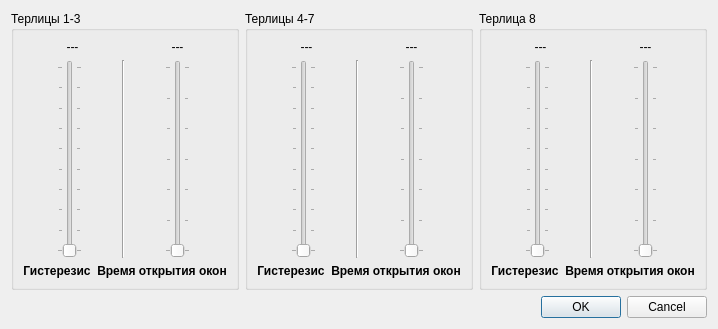
<?xml version="1.0" encoding="UTF-8"?>
<ui version="4.0">
 <class>SettingTeplica</class>
 <widget class="QDialog" name="SettingTeplica">
  <property name="geometry">
   <rect>
    <x>0</x>
    <y>0</y>
    <width>701</width>
    <height>329</height>
   </rect>
  </property>
  <property name="windowTitle">
   <string>Гистерезис и время открытия</string>
  </property>
  <layout class="QGridLayout" name="gridLayout">
   <item row="0" column="0">
    <layout class="QHBoxLayout" name="horizontalLayout_4">
     <item>
      <widget class="QGroupBox" name="groupBox_2">
       <property name="title">
        <string>Терлицы 1-3</string>
       </property>
       <layout class="QGridLayout" name="gridLayout_2">
        <item row="0" column="0">
         <layout class="QVBoxLayout" name="verticalLayout_2">
          <item>
           <layout class="QHBoxLayout" name="horizontalLayout_3">
            <item>
             <widget class="QLabel" name="label_histeresis">
              <property name="text">
               <string>---</string>
              </property>
              <property name="alignment">
               <set>Qt::AlignCenter</set>
              </property>
             </widget>
            </item>
            <item>
             <widget class="QLabel" name="label_time_open_win">
              <property name="text">
               <string>---</string>
              </property>
              <property name="alignment">
               <set>Qt::AlignCenter</set>
              </property>
             </widget>
            </item>
           </layout>
          </item>
          <item>
           <layout class="QHBoxLayout" name="horizontalLayout_2">
            <item>
             <widget class="QSlider" name="verticalSlider_Histeresis">
              <property name="autoFillBackground">
               <bool>false</bool>
              </property>
              <property name="minimum">
               <number>2</number>
              </property>
              <property name="maximum">
               <number>20</number>
              </property>
              <property name="singleStep">
               <number>2</number>
              </property>
              <property name="pageStep">
               <number>4</number>
              </property>
              <property name="value">
               <number>2</number>
              </property>
              <property name="sliderPosition">
               <number>2</number>
              </property>
              <property name="orientation">
               <enum>Qt::Vertical</enum>
              </property>
              <property name="invertedAppearance">
               <bool>false</bool>
              </property>
              <property name="invertedControls">
               <bool>false</bool>
              </property>
              <property name="tickPosition">
               <enum>QSlider::TicksBothSides</enum>
              </property>
              <property name="tickInterval">
               <number>2</number>
              </property>
             </widget>
            </item>
            <item>
             <widget class="Line" name="line">
              <property name="orientation">
               <enum>Qt::Vertical</enum>
              </property>
             </widget>
            </item>
            <item>
             <widget class="QSlider" name="verticalSlider_Time_open_Windows">
              <property name="enabled">
               <bool>false</bool>
              </property>
              <property name="minimum">
               <number>60</number>
              </property>
              <property name="maximum">
               <number>120</number>
              </property>
              <property name="singleStep">
               <number>5</number>
              </property>
              <property name="pageStep">
               <number>10</number>
              </property>
              <property name="value">
               <number>60</number>
              </property>
              <property name="sliderPosition">
               <number>60</number>
              </property>
              <property name="orientation">
               <enum>Qt::Vertical</enum>
              </property>
              <property name="invertedAppearance">
               <bool>false</bool>
              </property>
              <property name="invertedControls">
               <bool>false</bool>
              </property>
              <property name="tickPosition">
               <enum>QSlider::TicksBothSides</enum>
              </property>
              <property name="tickInterval">
               <number>10</number>
              </property>
             </widget>
            </item>
           </layout>
          </item>
          <item>
           <layout class="QHBoxLayout" name="horizontalLayout">
            <item>
             <widget class="QLabel" name="label_2">
              <property name="font">
               <font>
                <bold>true</bold>
               </font>
              </property>
              <property name="text">
               <string>Гистерезис</string>
              </property>
              <property name="alignment">
               <set>Qt::AlignCenter</set>
              </property>
             </widget>
            </item>
            <item>
             <widget class="QLabel" name="label">
              <property name="font">
               <font>
                <bold>true</bold>
               </font>
              </property>
              <property name="text">
               <string>Время открытия окон</string>
              </property>
              <property name="alignment">
               <set>Qt::AlignCenter</set>
              </property>
             </widget>
            </item>
           </layout>
          </item>
         </layout>
        </item>
       </layout>
      </widget>
     </item>
     <item>
      <widget class="QGroupBox" name="groupBox_3">
       <property name="title">
        <string>Терлицы 4-7</string>
       </property>
       <layout class="QGridLayout" name="gridLayout_3">
        <item row="0" column="0">
         <layout class="QVBoxLayout" name="verticalLayout_3">
          <item>
           <layout class="QHBoxLayout" name="horizontalLayout_5">
            <item>
             <widget class="QLabel" name="label_histeresis_2">
              <property name="text">
               <string>---</string>
              </property>
              <property name="alignment">
               <set>Qt::AlignCenter</set>
              </property>
             </widget>
            </item>
            <item>
             <widget class="QLabel" name="label_time_open_win_2">
              <property name="text">
               <string>---</string>
              </property>
              <property name="alignment">
               <set>Qt::AlignCenter</set>
              </property>
             </widget>
            </item>
           </layout>
          </item>
          <item>
           <layout class="QHBoxLayout" name="horizontalLayout_6">
            <item>
             <widget class="QSlider" name="verticalSlider_Histeresis_2">
              <property name="autoFillBackground">
               <bool>false</bool>
              </property>
              <property name="minimum">
               <number>2</number>
              </property>
              <property name="maximum">
               <number>20</number>
              </property>
              <property name="singleStep">
               <number>2</number>
              </property>
              <property name="pageStep">
               <number>4</number>
              </property>
              <property name="value">
               <number>2</number>
              </property>
              <property name="orientation">
               <enum>Qt::Vertical</enum>
              </property>
              <property name="invertedAppearance">
               <bool>false</bool>
              </property>
              <property name="invertedControls">
               <bool>false</bool>
              </property>
              <property name="tickPosition">
               <enum>QSlider::TicksBothSides</enum>
              </property>
              <property name="tickInterval">
               <number>2</number>
              </property>
             </widget>
            </item>
            <item>
             <widget class="Line" name="line_2">
              <property name="orientation">
               <enum>Qt::Vertical</enum>
              </property>
             </widget>
            </item>
            <item>
             <widget class="QSlider" name="verticalSlider_Time_open_Windows_2">
              <property name="minimum">
               <number>60</number>
              </property>
              <property name="maximum">
               <number>120</number>
              </property>
              <property name="singleStep">
               <number>5</number>
              </property>
              <property name="pageStep">
               <number>10</number>
              </property>
              <property name="value">
               <number>60</number>
              </property>
              <property name="sliderPosition">
               <number>60</number>
              </property>
              <property name="orientation">
               <enum>Qt::Vertical</enum>
              </property>
              <property name="invertedAppearance">
               <bool>false</bool>
              </property>
              <property name="invertedControls">
               <bool>false</bool>
              </property>
              <property name="tickPosition">
               <enum>QSlider::TicksBothSides</enum>
              </property>
              <property name="tickInterval">
               <number>10</number>
              </property>
             </widget>
            </item>
           </layout>
          </item>
          <item>
           <layout class="QHBoxLayout" name="horizontalLayout_7">
            <item>
             <widget class="QLabel" name="label_3">
              <property name="font">
               <font>
                <bold>true</bold>
               </font>
              </property>
              <property name="text">
               <string>Гистерезис</string>
              </property>
              <property name="alignment">
               <set>Qt::AlignCenter</set>
              </property>
             </widget>
            </item>
            <item>
             <widget class="QLabel" name="label_4">
              <property name="font">
               <font>
                <bold>true</bold>
               </font>
              </property>
              <property name="text">
               <string>Время открытия окон</string>
              </property>
              <property name="alignment">
               <set>Qt::AlignCenter</set>
              </property>
             </widget>
            </item>
           </layout>
          </item>
         </layout>
        </item>
       </layout>
      </widget>
     </item>
     <item>
      <widget class="QGroupBox" name="groupBox_4">
       <property name="title">
        <string>Терлица 8</string>
       </property>
       <layout class="QGridLayout" name="gridLayout_4">
        <item row="0" column="0">
         <layout class="QVBoxLayout" name="verticalLayout_4">
          <item>
           <layout class="QHBoxLayout" name="horizontalLayout_8">
            <item>
             <widget class="QLabel" name="label_histeresis_3">
              <property name="text">
               <string>---</string>
              </property>
              <property name="alignment">
               <set>Qt::AlignCenter</set>
              </property>
             </widget>
            </item>
            <item>
             <widget class="QLabel" name="label_time_open_win_3">
              <property name="text">
               <string>---</string>
              </property>
              <property name="alignment">
               <set>Qt::AlignCenter</set>
              </property>
             </widget>
            </item>
           </layout>
          </item>
          <item>
           <layout class="QHBoxLayout" name="horizontalLayout_9">
            <item>
             <widget class="QSlider" name="verticalSlider_Histeresis_3">
              <property name="autoFillBackground">
               <bool>false</bool>
              </property>
              <property name="minimum">
               <number>2</number>
              </property>
              <property name="maximum">
               <number>20</number>
              </property>
              <property name="singleStep">
               <number>2</number>
              </property>
              <property name="pageStep">
               <number>4</number>
              </property>
              <property name="value">
               <number>2</number>
              </property>
              <property name="orientation">
               <enum>Qt::Vertical</enum>
              </property>
              <property name="invertedAppearance">
               <bool>false</bool>
              </property>
              <property name="invertedControls">
               <bool>false</bool>
              </property>
              <property name="tickPosition">
               <enum>QSlider::TicksBothSides</enum>
              </property>
              <property name="tickInterval">
               <number>2</number>
              </property>
             </widget>
            </item>
            <item>
             <widget class="Line" name="line_3">
              <property name="orientation">
               <enum>Qt::Vertical</enum>
              </property>
             </widget>
            </item>
            <item>
             <widget class="QSlider" name="verticalSlider_Time_open_Windows_3">
              <property name="enabled">
               <bool>false</bool>
              </property>
              <property name="minimum">
               <number>60</number>
              </property>
              <property name="maximum">
               <number>120</number>
              </property>
              <property name="singleStep">
               <number>5</number>
              </property>
              <property name="pageStep">
               <number>10</number>
              </property>
              <property name="value">
               <number>60</number>
              </property>
              <property name="sliderPosition">
               <number>60</number>
              </property>
              <property name="orientation">
               <enum>Qt::Vertical</enum>
              </property>
              <property name="invertedAppearance">
               <bool>false</bool>
              </property>
              <property name="invertedControls">
               <bool>false</bool>
              </property>
              <property name="tickPosition">
               <enum>QSlider::TicksBothSides</enum>
              </property>
              <property name="tickInterval">
               <number>10</number>
              </property>
             </widget>
            </item>
           </layout>
          </item>
          <item>
           <layout class="QHBoxLayout" name="horizontalLayout_10">
            <item>
             <widget class="QLabel" name="label_5">
              <property name="font">
               <font>
                <bold>true</bold>
               </font>
              </property>
              <property name="text">
               <string>Гистерезис</string>
              </property>
              <property name="alignment">
               <set>Qt::AlignCenter</set>
              </property>
             </widget>
            </item>
            <item>
             <widget class="QLabel" name="label_6">
              <property name="font">
               <font>
                <bold>true</bold>
               </font>
              </property>
              <property name="text">
               <string>Время открытия окон</string>
              </property>
              <property name="alignment">
               <set>Qt::AlignCenter</set>
              </property>
             </widget>
            </item>
           </layout>
          </item>
         </layout>
        </item>
       </layout>
      </widget>
     </item>
    </layout>
   </item>
   <item row="1" column="0">
    <widget class="QDialogButtonBox" name="buttonBox">
     <property name="orientation">
      <enum>Qt::Horizontal</enum>
     </property>
     <property name="standardButtons">
      <set>QDialogButtonBox::Cancel|QDialogButtonBox::Ok</set>
     </property>
    </widget>
   </item>
  </layout>
 </widget>
 <resources/>
 <connections/>
</ui>
